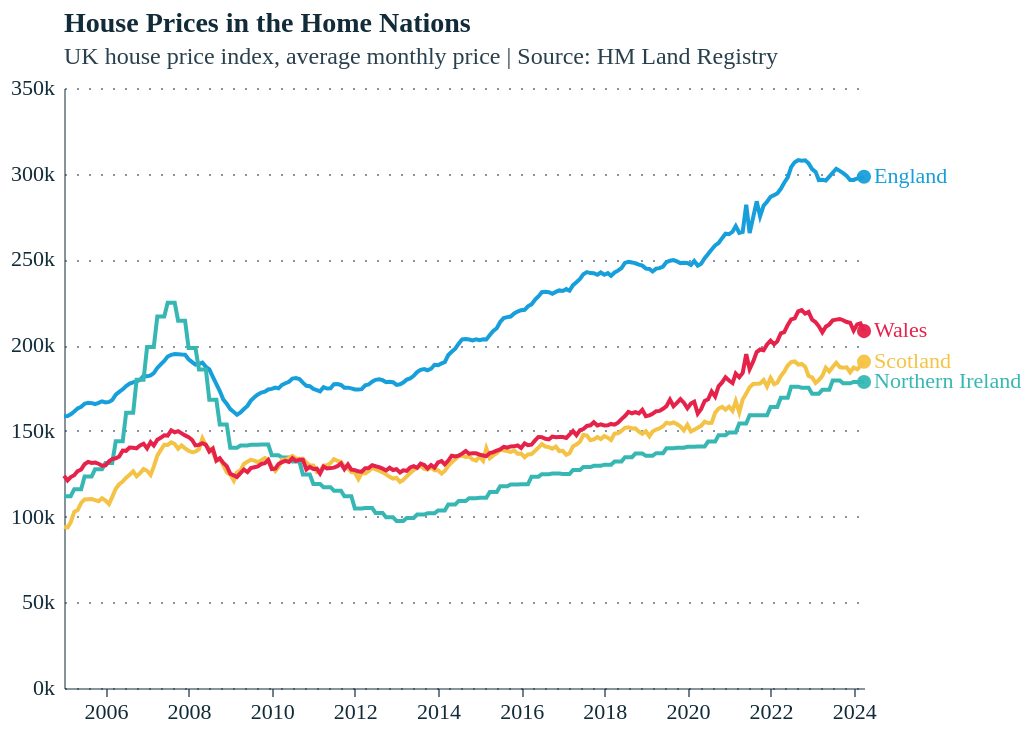

Express this chart as Vega-Lite.
### Vega-Lite specification from a JSON file in a GitHub repository (floating-point values rounded to 4 significant figures; data arrays with more than 128 entries replaced by an {"elided": "..."} marker saying what was removed)
{"config": {"background": "#fff", "font": "Circular Std", "text": {"color": "#122b39", "font": "Circular Std", "align": "left", "baseline": "middle", "dx": 7, "dy": 0, "fontSize": 11}, "view": {"stroke": null, "continuousWidth": 350, "continuousHeight": 280, "discreteWidth": 400, "discreteHeight": 300}, "bar": {"color": "#179fdb"}, "line": {"color": "#e6224b"}, "rule": {"color": "#122b39"}, "point": {"filled": true, "size": 80, "color": "#e6224b", "opacity": 0.95}, "geoshape": {"stroke": "white", "strokeWidth": 0.3}, "axis": {"labelColor": "#122b39", "labelFontSize": 11, "labelFont": "Circular Std", "tickColor": "#122b39", "tickOpacity": 0.6, "domainColor": "#122b39", "domainOpacity": 0.5, "gridColor": "#122b39", "gridDash": [2, 2], "gridOpacity": 0.5, "title": null, "titleColor": "#122b39", "tickSize": 4}, "axisXDiscrete": {"grid": false, "labelAngle": 0, "tickCount": 10, "tickOpacity": 0.5, "title": null}, "axisYDiscrete": {"ticks": false, "labelPadding": 5}, "axisXTemporal": {"grid": false, "ticks": true}, "axisXQuantitative": {"grid": true}, "axisYQuantitative": {"gridColor": "#122b39", "gridDash": [1, 5], "gridOpacity": 0.5, "ticks": false, "labelPadding": 5, "tickCount": 8}, "title": {"color": "#122b39", "subtitleColor": "#122b39E6", "font": "Circular Std", "subtitleFont": "Circular Std", "anchor": "start", "frame": "group", "fontSize": 14, "subtitleFontSize": 12, "subtitlePadding": 4, "offset": 0}, "legend": {"titleColor": "#122b39", "labelColor": "#122b39"}, "axisX": {"grid": false, "title": null}, "axisY": {"format": "s", "gridOpacity": 0.6, "labelPadding": 5, "ticks": false, "title": null}}, "layer": [{"data": {"name": "data-adc8ec336ff4c9e53e995e82b23f23f2"}, "mark": {"type": "line"}, "encoding": {"color": {"field": "RegionName", "legend": null, "type": "nominal"}, "x": {"field": "Date", "type": "temporal"}, "y": {"field": "AveragePrice", "type": "quantitative"}}, "title": {"text": "House Prices in the Home Nations", "subtitle": ["UK house price index, average monthly price | Source: HM Land Registry"]}}, {"data": {"name": "data-9309f0267bf5e89586f7ad4e27ab141f"}, "mark": {"type": "text", "align": "left", "baseline": "middle", "dx": 5, "dy": 0, "fontSize": 11}, "encoding": {"color": {"field": "RegionName", "scale": {"range": ["#179fdb", "#36b7b4", "#f4c245", "#e6224b"]}, "type": "nominal"}, "text": {"field": "RegionName", "type": "nominal"}, "x": {"field": "Date", "type": "temporal"}, "y": {"field": "AveragePrice", "type": "quantitative"}}}, {"data": {"name": "data-9309f0267bf5e89586f7ad4e27ab141f"}, "mark": {"type": "point", "filled": true, "size": 50}, "encoding": {"color": {"field": "RegionName", "legend": null, "scale": {"range": ["#179fdb", "#36b7b4", "#f4c245", "#e6224b"]}, "type": "nominal"}, "x": {"field": "Date", "type": "temporal"}, "y": {"field": "AveragePrice", "type": "quantitative"}}}], "height": 300, "width": 400, "$schema": "https://vega.github.io/schema/vega-lite/v5.16.3.json", "datasets": {"data-adc8ec336ff4c9e53e995e82b23f23f2": {"elided": "928 records"}, "data-9309f0267bf5e89586f7ad4e27ab141f": [{"Date": "2024-04-01T00:00:00", "RegionName": "England", "AreaCode": "E92000001", "AveragePrice": 298200.0, "Index": 147.0, "IndexSA": 147.6, "1m%Change": 0.3, "12m%Change": 0.6, "AveragePriceSA": 299400.0, "SalesVolume": null, "DetachedPrice": 454100.0, "DetachedIndex": 148.7, "Detached1m%Change": -0.9, "Detached12m%Change": -0.3, "SemiDetachedPrice": 289100.0, "SemiDetachedIndex": 153.9, "SemiDetached1m%Change": 0.4, "SemiDetached12m%Change": 1.9, "TerracedPrice": 246300.0, "TerracedIndex": 150.1, "Terraced1m%Change": 1.0, "Terraced12m%Change": 1.2, "FlatPrice": 247500.0, "FlatIndex": 130.1, "Flat1m%Change": 0.7, "Flat12m%Change": -1.2, "CashPrice": 279300.0, "CashIndex": 145.3, "Cash1m%Change": 0.1, "Cash12m%Change": 0.0, "CashSalesVolume": null, "MortgagePrice": 307800.0, "MortgageIndex": 147.8, "Mortgage1m%Change": 0.5, "Mortgage12m%Change": 0.9, "MortgageSalesVolume": null, "FTBPrice": 249600.0, "FTBIndex": 146.5, "FTB1m%Change": 0.6, "FTB12m%Change": 0.9, "FOOPrice": 339100.0, "FOOIndex": 147.4, "FOO1m%Change": 0.1, "FOO12m%Change": 0.3, "NewPrice": null, "NewIndex": null, "New1m%Change": null, "New12m%Change": null, "NewSalesVolume": null, "OldPrice": null, "OldIndex": null, "Old1m%Change": null, "Old12m%Change": null, "OldSalesVolume": null}, {"Date": "2024-04-01T00:00:00", "RegionName": "Northern Ireland", "AreaCode": "N92000001", "AveragePrice": 178500.0, "Index": 160.9, "IndexSA": null, "1m%Change": 0.4, "12m%Change": 4.0, "AveragePriceSA": null, "SalesVolume": null, "DetachedPrice": 272800.0, "DetachedIndex": 162.3, "Detached1m%Change": -0.2, "Detached12m%Change": 3.2, "SemiDetachedPrice": 173700.0, "SemiDetachedIndex": 159.0, "SemiDetached1m%Change": 0.9, "SemiDetached12m%Change": 4.5, "TerracedPrice": 123100.0, "TerracedIndex": 163.2, "Terraced1m%Change": 0.2, "Terraced12m%Change": 3.5, "FlatPrice": 133800.0, "FlatIndex": 153.2, "Flat1m%Change": 1.6, "Flat12m%Change": 6.2, "CashPrice": null, "CashIndex": null, "Cash1m%Change": null, "Cash12m%Change": null, "CashSalesVolume": null, "MortgagePrice": null, "MortgageIndex": null, "Mortgage1m%Change": null, "Mortgage12m%Change": null, "MortgageSalesVolume": null, "FTBPrice": null, "FTBIndex": null, "FTB1m%Change": null, "FTB12m%Change": null, "FOOPrice": null, "FOOIndex": null, "FOO1m%Change": null, "FOO12m%Change": null, "NewPrice": null, "NewIndex": null, "New1m%Change": null, "New12m%Change": null, "NewSalesVolume": null, "OldPrice": null, "OldIndex": null, "Old1m%Change": null, "Old12m%Change": null, "OldSalesVolume": null}, {"Date": "2024-04-01T00:00:00", "RegionName": "Scotland", "AreaCode": "S92000003", "AveragePrice": 190300.0, "Index": 141.0, "IndexSA": 141.1, "1m%Change": 1.3, "12m%Change": 4.5, "AveragePriceSA": 190400.0, "SalesVolume": null, "DetachedPrice": 332700.0, "DetachedIndex": 143.1, "Detached1m%Change": -0.6, "Detached12m%Change": 4.4, "SemiDetachedPrice": 204700.0, "SemiDetachedIndex": 145.8, "SemiDetached1m%Change": 2.4, "SemiDetached12m%Change": 5.8, "TerracedPrice": 161600.0, "TerracedIndex": 143.4, "Terraced1m%Change": 2.7, "Terraced12m%Change": 5.4, "FlatPrice": 132200.0, "FlatIndex": 136.1, "Flat1m%Change": 1.2, "Flat12m%Change": 3.6, "CashPrice": 173100.0, "CashIndex": 138.7, "Cash1m%Change": 0.7, "Cash12m%Change": 3.4, "CashSalesVolume": null, "MortgagePrice": 198700.0, "MortgageIndex": 142.3, "Mortgage1m%Change": 1.6, "Mortgage12m%Change": 5.2, "MortgageSalesVolume": null, "FTBPrice": 153000.0, "FTBIndex": 140.0, "FTB1m%Change": 1.6, "FTB12m%Change": 4.4, "FOOPrice": 229300.0, "FOOIndex": 142.0, "FOO1m%Change": 1.0, "FOO12m%Change": 4.7, "NewPrice": null, "NewIndex": null, "New1m%Change": null, "New12m%Change": null, "NewSalesVolume": null, "OldPrice": null, "OldIndex": null, "Old1m%Change": null, "Old12m%Change": null, "OldSalesVolume": null}, {"Date": "2024-04-01T00:00:00", "RegionName": "Wales", "AreaCode": "W92000004", "AveragePrice": 208200.0, "Index": 152.9, "IndexSA": 154.6, "1m%Change": -2.1, "12m%Change": 0.4, "AveragePriceSA": 210500.0, "SalesVolume": null, "DetachedPrice": 310000.0, "DetachedIndex": 151.4, "Detached1m%Change": -3.2, "Detached12m%Change": -1.0, "SemiDetachedPrice": 203600.0, "SemiDetachedIndex": 155.8, "SemiDetached1m%Change": -2.3, "SemiDetached12m%Change": 0.6, "TerracedPrice": 163700.0, "TerracedIndex": 155.0, "Terraced1m%Change": -1.4, "Terraced12m%Change": 1.1, "FlatPrice": 137100.0, "FlatIndex": 138.7, "Flat1m%Change": -1.3, "Flat12m%Change": 0.7, "CashPrice": 202100.0, "CashIndex": 151.6, "Cash1m%Change": -2.2, "Cash12m%Change": 0.5, "CashSalesVolume": null, "MortgagePrice": 211800.0, "MortgageIndex": 153.7, "Mortgage1m%Change": -2.1, "Mortgage12m%Change": 0.3, "MortgageSalesVolume": null, "FTBPrice": 180400.0, "FTBIndex": 153.1, "FTB1m%Change": -1.9, "FTB12m%Change": 0.7, "FOOPrice": 240400.0, "FOOIndex": 152.7, "FOO1m%Change": -2.4, "FOO12m%Change": 0.0, "NewPrice": null, "NewIndex": null, "New1m%Change": null, "New12m%Change": null, "NewSalesVolume": null, "OldPrice": null, "OldIndex": null, "Old1m%Change": null, "Old12m%Change": null, "OldSalesVolume": null}]}}
